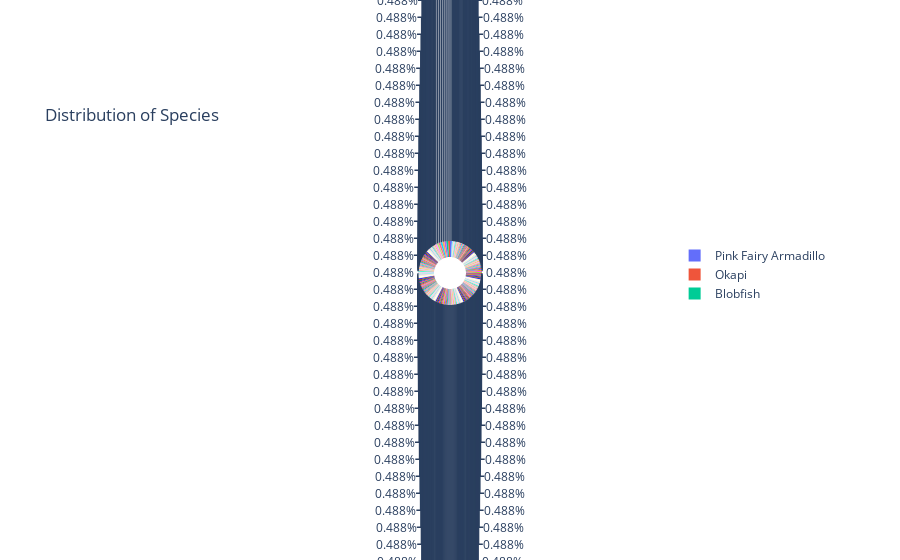

This figure's notebook cell:
### Code cell
# Checking for missing values
print(data.isnull().sum())

# Exploring the distribution of species
print(data["Animal"].value_counts())

# Visualizing the distribution of species
species_counts = data["Animal"].value_counts()
species_names = species_counts.index
species_quantity = species_counts.values

figure = px.pie(data, values=species_quantity, names=species_names, hole=0.5, title="Distribution of Species")
figure.show()

### Figure 1 — Plotly figure (JSON) as saved in the notebook; plotly's stock layout.template omitted (floating-point values rounded to 4 significant figures; data arrays with more than 128 entries replaced by an {"elided": "..."} marker saying what was removed)
{"data": [{"domain": {"x": [0, 1], "y": [0, 1]}, "hole": 0.5, "hovertemplate": "label=%{label}<br>value=%{value}<extra></extra>", "labels": {"elided": "196 str values"}, "legendgroup": "", "name": "", "showlegend": true, "type": "pie", "values": {"elided": "196 int values"}}], "layout": {"legend": {"tracegroupgap": 0}, "title": {"text": "Distribution of Species"}}}
